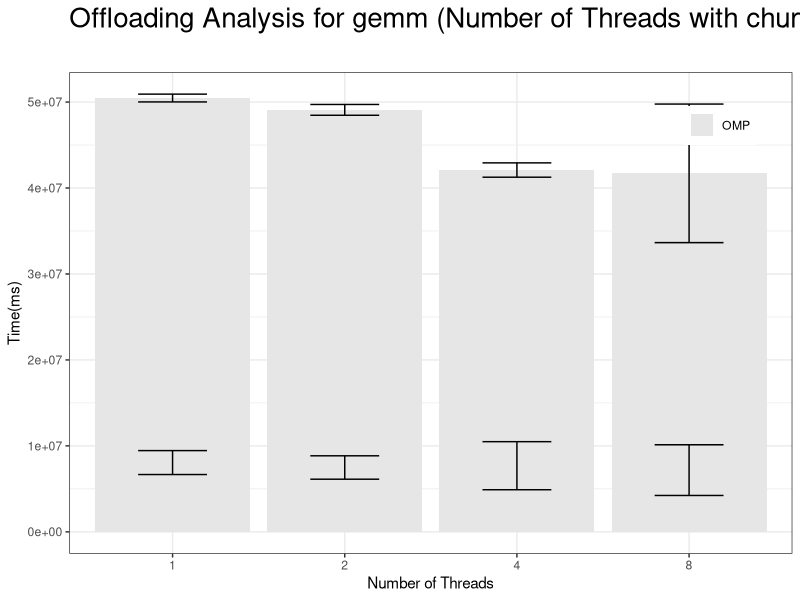
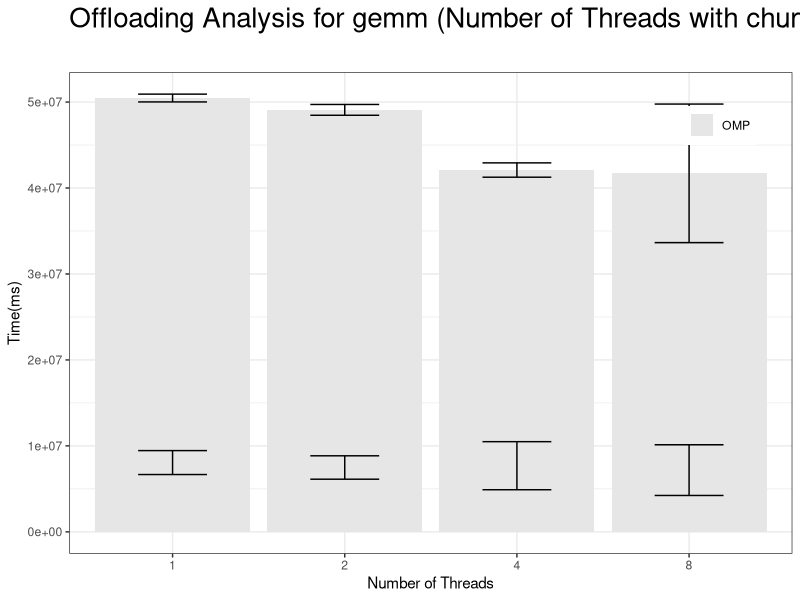
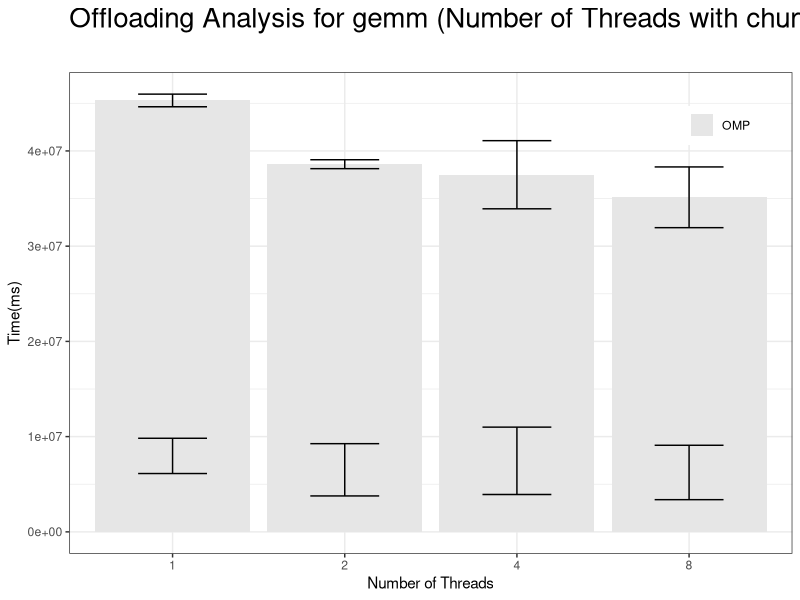
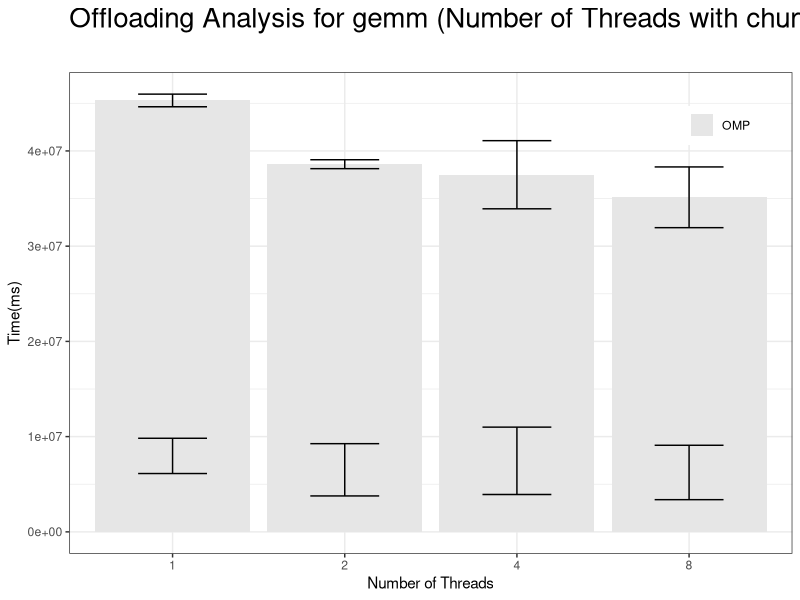
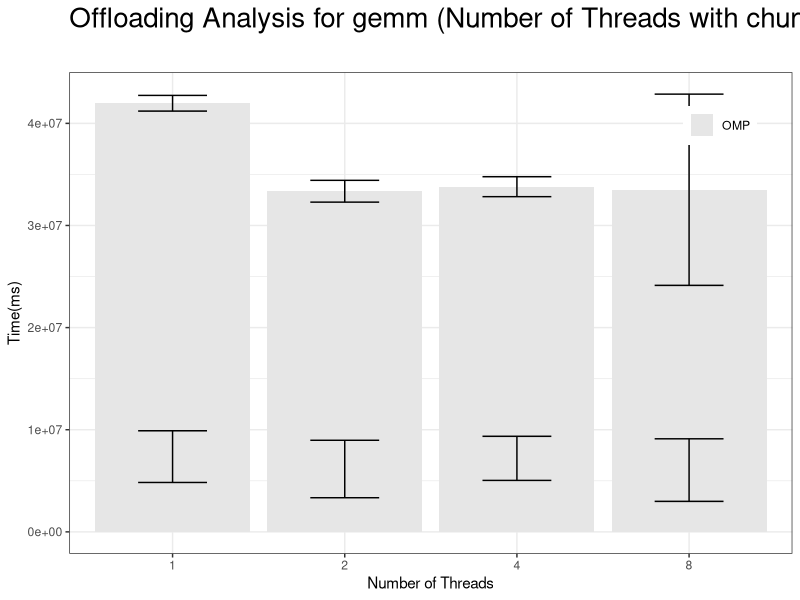
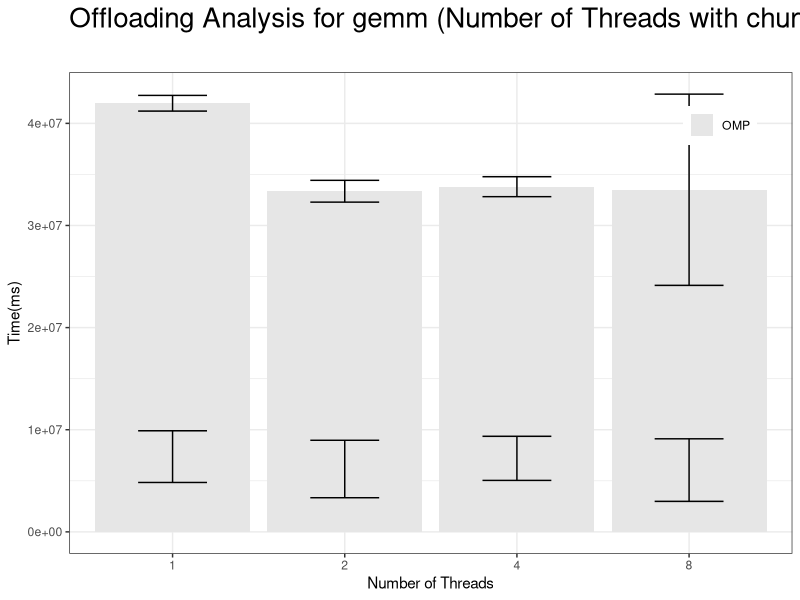
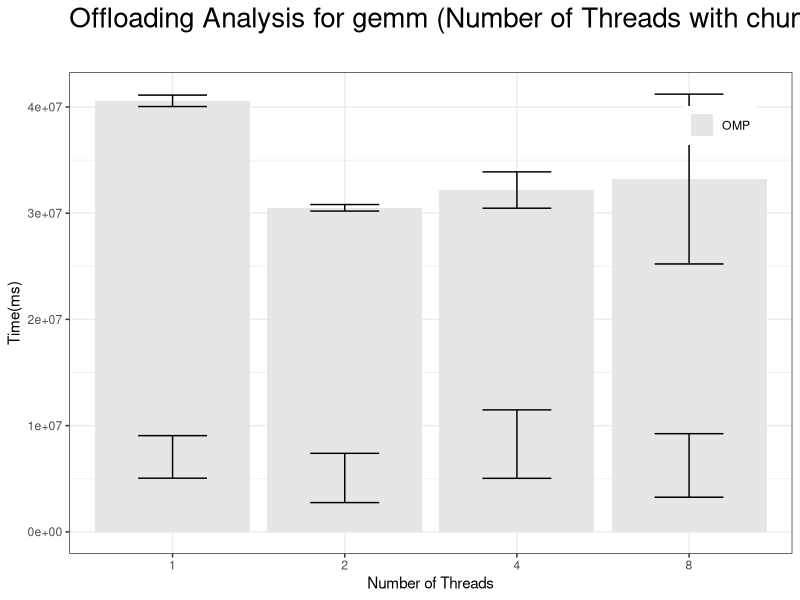
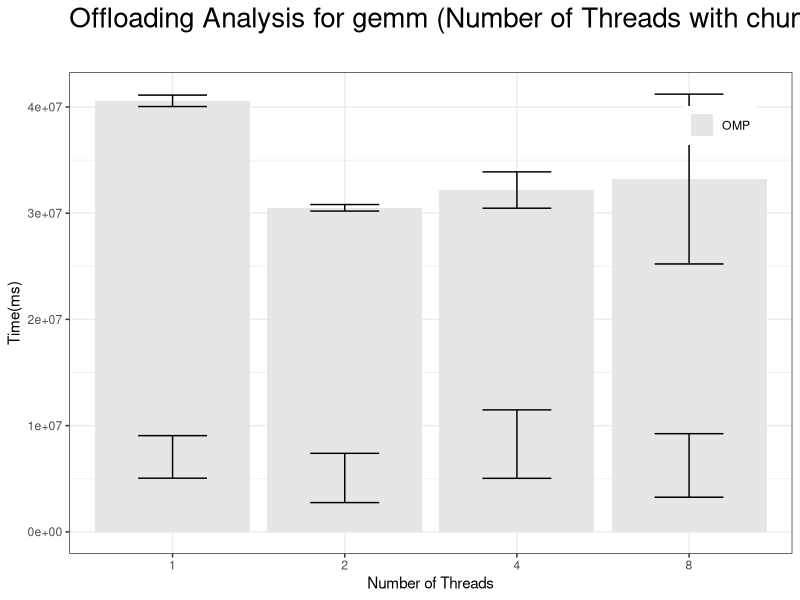

Here is the R script that generated these plots, in order:
library(plyr)
library(ggplot2)
library(scales) # to access break formatting functions
#library(pdf)

# Multiple plot function
#
# ggplot objects can be passed in ..., or to plotlist (as a list of ggplot objects)
# - cols:   Number of columns in layout
# - layout: A matrix specifying the layout. If present, 'cols' is ignored.
#
# If the layout is something like matrix(c(1,2,3,3), nrow=2, byrow=TRUE),
# then plot 1 will go in the upper left, 2 will go in the upper right, and
# 3 will go all the way across the bottom.
#
multiplot <- function(..., plotlist=NULL, file, cols=1, layout=NULL) {
  library(grid)

  # Make a list from the ... arguments and plotlist
  plots <- c(list(...), plotlist)

  numPlots = length(plots)

  # If layout is NULL, then use 'cols' to determine layout
  if (is.null(layout)) {
    # Make the panel
    # ncol: Number of columns of plots
    # nrow: Number of rows needed, calculated from # of cols
    layout <- matrix(seq(1, cols * ceiling(numPlots/cols)),
                    ncol = cols, nrow = ceiling(numPlots/cols))
  }

 if (numPlots==1) {
    print(plots[[1]])

  } else {
    # Set up the page
    grid.newpage()
    pushViewport(viewport(layout = grid.layout(nrow(layout), ncol(layout))))

    # Make each plot, in the correct location
    for (i in 1:numPlots) {
      # Get the i,j matrix positions of the regions that contain this subplot
      matchidx <- as.data.frame(which(layout == i, arr.ind = TRUE))

      print(plots[[i]], vp = viewport(layout.pos.row = matchidx$row,
                                      layout.pos.col = matchidx$col))
    }
  }
}

# Insert rows in data frame.
# Usage: 
# r <- nrow(existingDF) + 1
# newrow <- c(2,3,4,5)
# insertRow(existingDF, newrow, r)
# insertRow(existingDF, c(9,6,3,1), 1)
insertRow <- function(existingDF, newrow, r) {
  existingDF[seq(r+1,nrow(existingDF)+1),] <- existingDF[seq(r,nrow(existingDF)),]
  existingDF[r,] <- newrow
  existingDF
}

##meus dados
setwd("/home/todos/alunos/cm/a1625381/Área de trabalho/aula11");

# Load data about OMP, CUDA, OMP_OFF.
##abre dados do csv
data = read.csv("./src/codigo-suporte/terreno.csv");
View(data)

data <- subset(data, schedule == "DYNAMIC")

cdata <- ddply(data, c("exp", "version", "schedule",  "chunk_size", "num_threads", "size_of_data"), summarise,
                   N    = length(chunk_size),
                   mean_orig = mean(ORIG),
                   mean_omp = mean(OMP),
                  # mean_omp_off = mean(OMP_OFF),
                  # mean_cuda_kernel_1 = mean(CUDA_KERNEL1),
                  # mean_cuda_kernel_2 = mean(CUDA_KERNEL2),
                  # mean_cuda_kernel_3 = mean(CUDA_KERNEL3),
                  # mean_cuda = mean_cuda_kernel_1 + mean_cuda_kernel_2 + mean_cuda_kernel_3,
                  # mean_dt_h2d = mean(DT_H2D),
                  # mean_dt_d2h = mean(DT_D2H),
                   
                   sd_orig = 2 * sd(ORIG),
                   sd_omp = 2 * sd(OMP),
                  # sd_omp_off = 2 * sd(OMP_OFF),
                  # sd_cuda_kernel_1 = 2 * sd(CUDA_KERNEL1),
                  # sd_cuda_kernel_2 = 2 * sd(CUDA_KERNEL2),
                  # sd_cuda_kernel_3 = 2 * sd(CUDA_KERNEL3),
                  # sd_cuda = sd_cuda_kernel_1 + sd_cuda_kernel_2 + sd_cuda_kernel_3,
                  # sd_dt_h2d = 2 * sd(DT_H2D),
                  # sd_dt_d2h = 2 * sd(DT_D2H),
                   
                   se_orig = sd_orig / sqrt(N),
                   se_omp = sd_omp / sqrt(N),
                  # se_omp_off = sd_omp_off / sqrt(N),
                  # se_cuda_kernel_1 = sd_cuda_kernel_1 / sqrt(N),
                  # se_cuda_kernel_2 = sd_cuda_kernel_2 / sqrt(N),
                  # se_cuda_kernel_3 = sd_cuda_kernel_3 / sqrt(N),
                  # se_cuda = se_cuda_kernel_1 + se_cuda_kernel_2 + se_cuda_kernel_3,
                  # se_dt_h2d = sd_dt_h2d / sqrt(N),
                  # se_dt_d2h = sd_dt_d2h / sqrt(N),
                   
                   mean_plot_value = 0.0,
                   se_plot_value = 0.0,
                   sd_plot_value = 0.0
                  # sum_work_finish_before_offload_decision = sum(WORK_FINISHED_BEFORE_OFFLOAD_DECISION),
                  # sum_reach_offload_decision_point = sum(REACH_OFFLOAD_DECISION_POINT),
                  # sum_decided_by_offloading = sum(DECIDED_BY_OFFLOADING),
                  # sum_made_the_offloading = sum(MADE_THE_OFFLOADING)
)

View(cdata)

# Prepare column to plot.
cdata$mean_plot_value  <- ifelse(cdata$version == "OMP", cdata$mean_omp, ifelse(cdata$version == "OMP+OFF", cdata$mean_omp_off, cdata$mean_cuda))
cdata$sd_plot_value  <- ifelse(cdata$version == "OMP", cdata$sd_omp, ifelse(cdata$version == "OMP+OFF", cdata$sd_omp_off, cdata$sd_cuda))
cdata$se_plot_value  <- ifelse(cdata$version == "OMP", cdata$se_omp, ifelse(cdata$version == "OMP+OFF", cdata$se_omp_off, cdata$se_cuda))

#test <-subset(cdata, version == "OMP+OFF")
#write.csv(test, file = "gemm-execucoes-nao-alcancaram-ponto-decisao.csv")

#    exp     size_of_data  N  mean_orig mean_cuda      sd_orig    sd_cuda      se_orig
df_data = data.frame(x=cdata$num_threads, y=cdata$chunk_size, z=cdata$mean_orig, z_se=cdata$se_orig, z_sd=cdata$sd_orig, t=cdata$mean_plot_value, t_se=cdata$se_plot_value, t_sd=cdata$sd_plot_value, cat=cdata$version)
df_data$x = as.factor(df_data$x)
df_data$y = as.factor(df_data$y)

View(df_data)
# Chunk size 16.
# Chunk size 0 is CUDA version.
# df_plot_16 <- subset(df_data, y== 16 | y == 0)
df_plot_16 <- subset(df_data, y== 16)

View(df_plot_16)

# write.csv(df_plot, file = "chunk_size_evaluation_df_plot.csv")

# df_plot = read.csv("/dados/rogerio/USP/doutorado/prova-de-conceito/testes-prova-conceito/openmp-hook/experiments/chunk_size_evaluation/graph/chunk_size_evaluation_df_plot.csv");
# View(df_plot)

#pdf(filename="evaluating-chunk_size-benchmark-gemm-data-extralarge_dataset-num_threads-1-a-24-dynamic-chunk_size-16.pdf", width=1200, height=800);

p1 <- ggplot(df_plot_16, aes(x=x, y=t, fill=cat)) + 
  geom_bar(stat="identity", position="dodge") +
  geom_errorbar(aes(ymin=t-t_sd, ymax=t+t_sd),
                size=.5,    # Thinner lines
                width=.4,
                position=position_dodge(.9)) + 
  xlab("Number of Threads") +
  ylab("Time(ms)") +
  #scale_fill_manual(name="Experiment", # Legend label, use darker colors
  #           breaks=c("OMP+OFF", "OMP"),
  #           labels=c("OMP+OFF", "OMP"), values=c("#494949", "#927080", "#B6B6B6")) +
  ggtitle("Offloading Analysis for gemm (Number of Threads with chunk_size = 16)\n") +
  # scale_y_continuous(trans='log') +
  scale_y_continuous() +
  # scale_y_log10() +
  theme_bw() +
  #theme(legend.position=c(0.89,0.70), legend.title=element_blank())
  theme(legend.position=c(0.9,0.89), legend.title=element_blank(), plot.title = element_text(size=20))

(p1 = p1 + scale_fill_grey(start = 0.9, end = 0.2))

multiplot(p1, cols=1)
#####dev.copy2pdf(file = "evaluating-chunk_size-benchmark-gemm-data-extralarge_dataset-num_threads-1-a-24-dynamic-chunk_size-16.pdf");
# dev.off ();

# Chunk size 32.
#df_plot_32 <- subset(df_data, y== 32 | y == 0)
df_plot_32 <- subset(df_data, y== 32)

View(df_plot_32)

# write.csv(df_plot, file = "chunk_size_evaluation_df_plot.csv")

# df_plot = read.csv("/dados/rogerio/USP/doutorado/prova-de-conceito/testes-prova-conceito/openmp-hook/experiments/chunk_size_evaluation/graph/chunk_size_evaluation_df_plot.csv");
# View(df_plot)

#pdf(filename="evaluating-chunk_size-benchmark-gemm-data-extralarge_dataset-num_threads-1-a-24-dynamic-chunk_size-32.pdf", width=1200, height=800);

p2 <- ggplot(df_plot_32, aes(x=x, y=t, fill=cat)) + 
  geom_bar(stat="identity", position="dodge") +
  geom_errorbar(aes(ymin=t-t_sd, ymax=t+t_sd),
                size=.5,    # Thinner lines
                width=.4,
                position=position_dodge(.9)) + 
  xlab("Number of Threads") +
  ylab("Time(ms)") +
  #scale_fill_manual(name="Experiment", # Legend label, use darker colors
  #           breaks=c("OMP+OFF", "OMP"),
  #           labels=c("OMP+OFF", "OMP"), values=c("#494949", "#927080", "#B6B6B6")) +
  ggtitle("Offloading Analysis for gemm (Number of Threads with chunk_size = 32)\n") +
  # scale_y_continuous(trans='log') +
  scale_y_continuous() +
  # scale_y_log10() +
  theme_bw() +
  #theme(legend.position=c(0.89,0.70), legend.title=element_blank())
  theme(legend.position=c(0.9,0.89), legend.title=element_blank(), plot.title = element_text(size=20))

(p2 = p2 + scale_fill_grey(start = 0.9, end = 0.2))

multiplot(p2, cols=1)
# dev.off ();

# Chunk size 64.
# df_plot_64 <- subset(df_data, y== 64 | y == 0)
df_plot_64 <- subset(df_data, y== 64)

View(df_plot_64)

# write.csv(df_plot, file = "chunk_size_evaluation_df_plot.csv")

# df_plot = read.csv("/dados/rogerio/USP/doutorado/prova-de-conceito/testes-prova-conceito/openmp-hook/experiments/chunk_size_evaluation/graph/chunk_size_evaluation_df_plot.csv");
# View(df_plot)

#pdf(filename="evaluating-chunk_size-benchmark-gemm-data-extralarge_dataset-num_threads-1-a-24-dynamic-chunk_size-32.pdf", width=1200, height=800);

p3 <- ggplot(df_plot_64, aes(x=x, y=t, fill=cat)) + 
  geom_bar(stat="identity", position="dodge") +
  geom_errorbar(aes(ymin=t-t_sd, ymax=t+t_sd),
                size=.5,    # Thinner lines
                width=.4,
                position=position_dodge(.9)) + 
  xlab("Number of Threads") +
  ylab("Time(ms)") +
  #scale_fill_manual(name="Experiment", # Legend label, use darker colors
  #           breaks=c("OMP+OFF", "OMP"),
  #           labels=c("OMP+OFF", "OMP"), values=c("#494949", "#927080", "#B6B6B6")) +
  ggtitle("Offloading Analysis for gemm (Number of Threads with chunk_size = 64)\n") +
  # scale_y_continuous(trans='log') +
  scale_y_continuous() +
  # scale_y_log10() +
  theme_bw() +
  #theme(legend.position=c(0.89,0.70), legend.title=element_blank())
  theme(legend.position=c(0.9,0.89), legend.title=element_blank(), plot.title = element_text(size=20))

(p3 = p3 + scale_fill_grey(start = 0.9, end = 0.2))

multiplot(p3, cols=1)
dev.copy2pdf(file = "evaluating-chunk_size-benchmark-gemm-data-extralarge_dataset-num_threads-1-a-24-dynamic-chunk_size-64.pdf");
# dev.off ();

# Chunk size 128.
#df_plot_128 <- subset(df_data, y== 128 | y == 0)
df_plot_128 <- subset(df_data, y== 128)

View(df_plot_128)

# write.csv(df_plot, file = "chunk_size_evaluation_df_plot.csv")

# df_plot = read.csv("/dados/rogerio/USP/doutorado/prova-de-conceito/testes-prova-conceito/openmp-hook/experiments/chunk_size_evaluation/graph/chunk_size_evaluation_df_plot.csv");
# View(df_plot)

#pdf(filename="evaluating-chunk_size-benchmark-gemm-data-extralarge_dataset-num_threads-1-a-24-dynamic-chunk_size-128.pdf", width=1200, height=800);

p4 <- ggplot(df_plot_128, aes(x=x, y=t, fill=cat)) + 
  geom_bar(stat="identity", position="dodge") +
  geom_errorbar(aes(ymin=t-t_sd, ymax=t+t_sd),
                size=.5,    # Thinner lines
                width=.4,
                position=position_dodge(.9)) + 
  xlab("Number of Threads") +
  ylab("Time(ms)") +
  #scale_fill_manual(name="Experiment", # Legend label, use darker colors
  #           breaks=c("OMP+OFF", "OMP"),
  #           labels=c("OMP+OFF", "OMP"), values=c("#494949", "#927080", "#B6B6B6")) +
  ggtitle("Offloading Analysis for gemm (Number of Threads with chunk_size = 128)\n") +
  # scale_y_continuous(trans='log') +
  scale_y_continuous() +
  # scale_y_log10() +
  theme_bw() +
  #theme(legend.position=c(0.89,0.70), legend.title=element_blank())
  theme(legend.position=c(0.9,0.89), legend.title=element_blank(), plot.title = element_text(size=20))

(p4 = p4 + scale_fill_grey(start = 0.9, end = 0.2))

multiplot(p4, cols=1)
dev.copy2pdf(file = "evaluating-chunk_size-benchmark-gemm-data-extralarge_dataset-num_threads-1-a-24-dynamic-chunk_size-128.pdf");
# dev.off ();

# Chunk size 256.
# df_plot_256 <- subset(df_data, y== 256 | y == 0)
df_plot_256 <- subset(df_data, y== 256)

View(df_plot_256)

# write.csv(df_plot, file = "chunk_size_evaluation_df_plot.csv")

# df_plot = read.csv("/dados/rogerio/USP/doutorado/prova-de-conceito/testes-prova-conceito/openmp-hook/experiments/chunk_size_evaluation/graph/chunk_size_evaluation_df_plot.csv");
# View(df_plot)

#pdf(filename="evaluating-chunk_size-benchmark-gemm-data-extralarge_dataset-num_threads-1-a-24-dynamic-chunk_size-256.pdf", width=1200, height=800);

p5 <- ggplot(df_plot_256, aes(x=x, y=t, fill=cat)) + 
  geom_bar(stat="identity", position="dodge") +
  geom_errorbar(aes(ymin=t-t_sd, ymax=t+t_sd),
                size=.5,    # Thinner lines
                width=.4,
                position=position_dodge(.9)) + 
  xlab("Number of Threads") +
  ylab("Time(ms)") +
  #scale_fill_manual(name="Experiment", # Legend label, use darker colors
  #           breaks=c("OMP+OFF", "OMP"),
  #           labels=c("OMP+OFF", "OMP"), values=c("#494949", "#927080", "#B6B6B6")) +
  ggtitle("Offloading Analysis for gemm (Number of Threads with chunk_size = 256)\n") +
  # scale_y_continuous(trans='log') +
  scale_y_continuous() +
  # scale_y_log10() +
  theme_bw() +
  #theme(legend.position=c(0.89,0.70), legend.title=element_blank())
  theme(legend.position=c(0.9,0.89), legend.title=element_blank(), plot.title = element_text(size=20))

(p5 = p5 + scale_fill_grey(start = 0.9, end = 0.2))

multiplot(p5, cols=1)
#####dev.copy2pdf(file = "evaluating-chunk_size-benchmark-gemm-data-extralarge_dataset-num_threads-1-a-24-dynamic-chunk_size-256.pdf");
# dev.off ();


